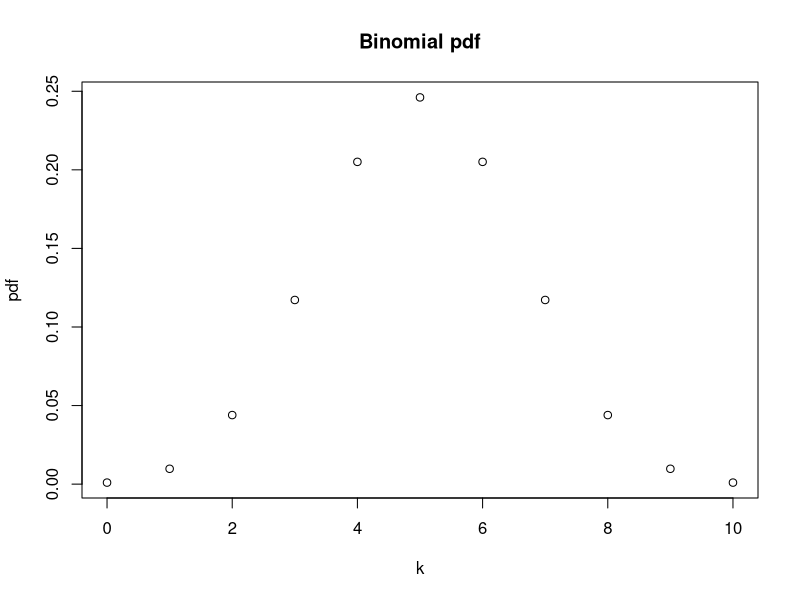
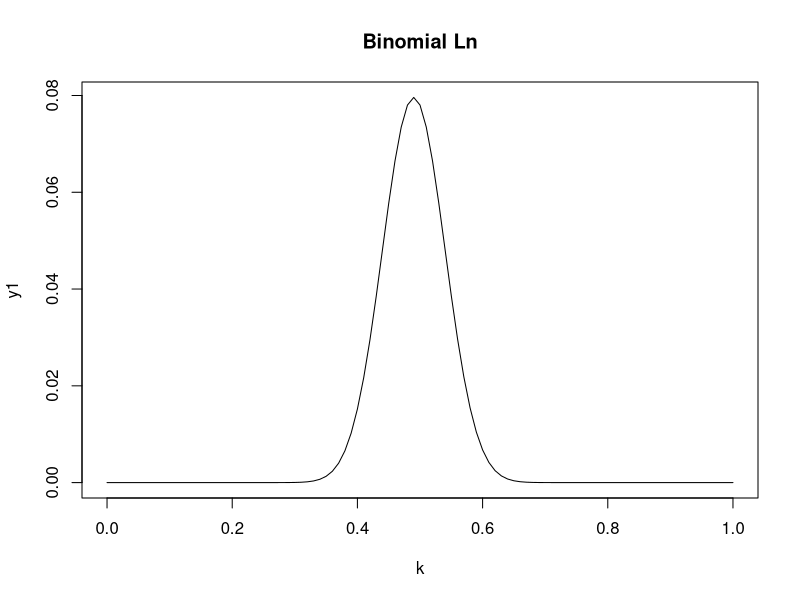
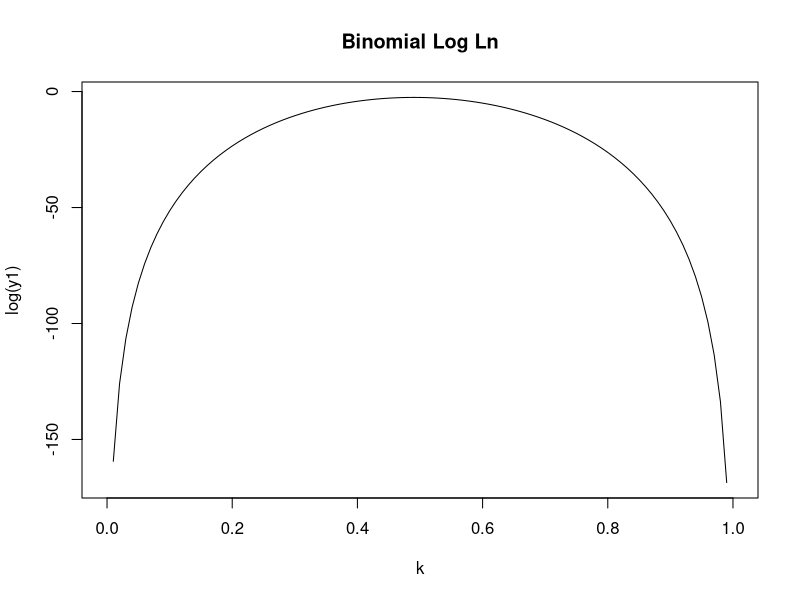
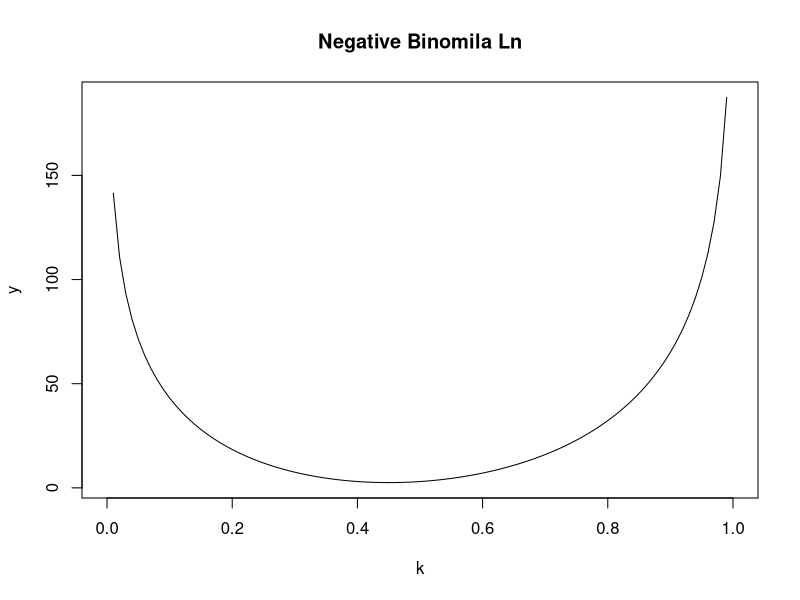

R code for these plots, in order:
## ---- chunk 1
k <- c(0:10)
pdf <- dbinom(x=k, size=10, p=0.5)
plot(k, pdf, main='Binomial pdf')

## ---- chunk 2
# fair coin
c1 <- rbinom(n=1, size=100, prob=.5)
c1

## ---- chunk 3
# make likelihood plot
k <- seq(0,1,.01)
y1=dbinom(c1, 100, k)
plot(k, y1, type='l', main='Binomial Ln')
# make log likelihood plot
plot(k, log(y1), type='l', main='Binomial Log Ln')
## ---- chunk 4
# model one: p is estimated from data
p1.hat=c1/100
L1.est=dbinom(c1, size=100, prob=p1.hat)
# model two: p is assumed to be 0.5
L1.fair=dbinom(c1, size=100, prob=.5)

# AIC
AIC.m1=2*1-2*log(L1.est)
AIC.m2=2*0-2*log(L1.fair)

# delta AIC
AIC.m2-AIC.m1
## ---- chunk 5
# unfair coin
c2 <- rbinom(n=1, size=100, prob=.7)
c2
## ---- chunk 6
L2.est=dbinom(c2, size=100, prob=c2/3)
L2.fair=dbinom(c2, size=3, prob=.5)

# AIC
AIC.c2.m1=2*1-2*log(L2.est)
AIC.c2.m2=2*0-2*log(L2.fair)

AIC.c2.m1-AIC.c2.m2

## ---- chunk 7
# Let's make negative Ln custom function that we will be minimizing
Bin.ln <- function(par, size, k){
  
  -1*log(dbinom(k, size=size, prob=par))
}

# plot it
k <- seq(0,1,.01)
y=Bin.ln(par=k, size=100, k=45)
plot(k,y, type='l', main='Negative Binomila Ln')

# using optimize to estimate p and max Ln for the coin 1s
res=optimize( Bin.ln, size=100, k=c1, lower = 0, upper = 1)
res
# max Ln (converting from log units)
exp(res$objective*-1)
